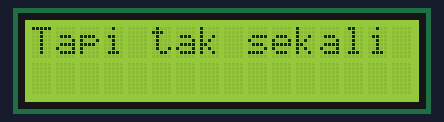
This sketch was run on a simulated Arduino Uno, built with avr-gcc and run on an emulated ATmega328P. Parts: 16×2 character LCD.

Above: at 0.1 s.
At 2.3 s:
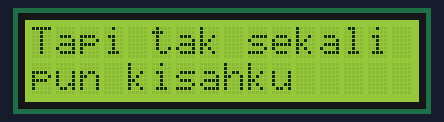
At 6.4 s:
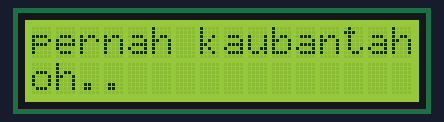
At 16.7 s:
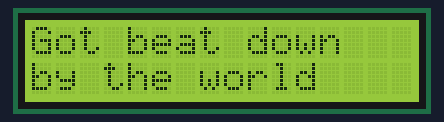
At 25.8 s:
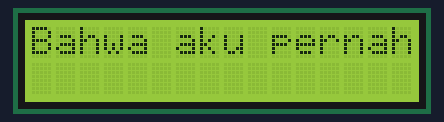
At 37.6 s:
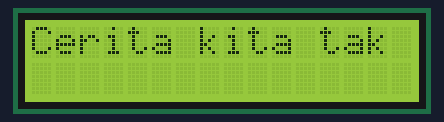

Measured:
- what the display in image 1 shows lasts 1.5 s, from 2.3 s to 3.8 s
- what the display in image 2 shows lasts 1.7 s, from 6.3 s to 8.0 s
- what the display in image 3 shows lasts 1.5 s, from 16.7 s to 18.2 s
- what the display in image 4 shows lasts 2.6 s, from 25.7 s to 28.3 s

The sketch:

arduino_LCD.ino
```cpp
#include <LiquidCrystal_I2C.h>

const int col = 16;
const int row = 2;
LiquidCrystal_I2C lcd(0x27, col, row);

int position = 0;

void setup() {
  lcd.init();
  lcd.backlight();
  lcd.clear();
}

void loop() {
  // Baris 1
  lcd.setCursor(0, 0);
  lcd.print("Tapi tak sekali");
  delay(2200);

  // Baris 2
  lcd.setCursor(0, 1);
  lcd.print("pun kisahku");
  delay(1500);
  lcd.clear();

  // Baris 3
  lcd.setCursor(0, 0);
  lcd.print("pernah kaubantah");
  delay(2500);

  // Baris 4
  lcd.setCursor(0, 1);
  lcd.print("oh..");
  delay(1700);
  lcd.clear();

  // Baris 5
  lcd.setCursor(0, 0);
  lcd.print("Cerita kita tak");
  delay(4550);

  // Baris 6
  lcd.setCursor(0, 1);
  lcd.print("jauh berbeda");
  delay(2690);
  lcd.clear();

  // Baris 7
  lcd.setCursor(0, 0);
  lcd.print("Got beat down");
  delay(1360);

  // Baris 8
    lcd.setCursor(0, 1);
  lcd.print("by the world");
  delay(1560);
  lcd.clear();

  // Baris 9
  lcd.setCursor(0, 0);
  lcd.print("Sometimes I ");
  delay(1080);

  // Baris 10
  lcd.setCursor(0, 1);
  lcd.print("wanna fold");
  delay(800);
  lcd.clear();

  // Baris 11
  lcd.setCursor(0, 0);
  lcd.print("Namun, suratmu");
  delay(1080);

  // Baris 12
  lcd.setCursor(0, 1);
  lcd.print("'kan kuceritakan");
  delay(1450);
  lcd.clear();

  // Baris 13
  lcd.setCursor(0, 0);
  lcd.print("ke anak-anakku");
  delay(1840);

  // Baris 14
  lcd.setCursor(0, 1);
  lcd.print("nanti");
  delay(1140);
  lcd.clear();

  // Baris 15
  lcd.setCursor(0, 0);
  lcd.print("Bahwa aku pernah");
  delay(2610);

  // Baris 16
  lcd.setCursor(0, 1);
  lcd.print("dicintai");
  delay(1200);
  lcd.clear();
}
```
